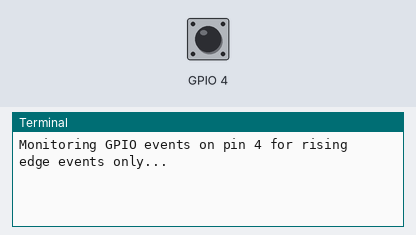
A program run on a simulated Raspberry Pi (BCM pin numbers). Parts: the last lines printed to the terminal. The test bench sets the inputs (shaded band); at power-on: GPIO 4 LOW. Web requests get an empty 200 reply after 0.4 s.

Above: at 1.2 s.
1.3 s: GPIO 4 pulled HIGH for 0.15 s
At 1.56 s:
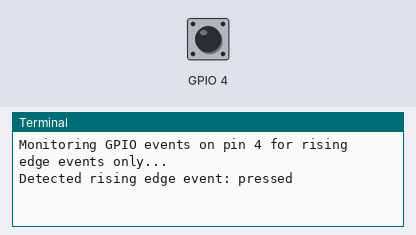
At 2.2 s:
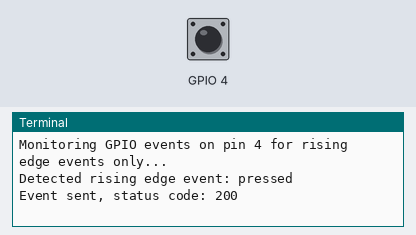

Measured:
- after the input at 1.3 s, the terminal: prints a new line at once (image 1)

The program:

button_server.py
```python
import gpiod
import requests
import time

CHIP = "gpiochip0"
LINE_OFFSET = 4

chip = gpiod.Chip(CHIP)
line = chip.get_line(LINE_OFFSET)

# Request events with a pull-down bias (adjust as needed for your wiring)
line.request(
    consumer="button-monitor",
    type=gpiod.LINE_REQ_EV_BOTH_EDGES,
    flags=gpiod.LINE_REQ_FLAG_BIAS_PULL_DOWN
)

# Optional: Debounce mechanism to filter rapid consecutive events
debounce_time = 0.5  # 200ms
last_event_time = 0

print("Monitoring GPIO events on pin 4 for rising edge events only...")

while True:
    if line.event_wait(sec=10):
        event = line.event_read()
        current_time = time.monotonic()
        # Debounce: skip events if they occur too quickly in succession
        if (current_time - last_event_time) < debounce_time:
            continue
        last_event_time = current_time

        # Only process rising edge events
        if event.type != gpiod.LineEvent.RISING_EDGE:
            continue

        # For a rising edge, we assume the button is being released
        state = "pressed"
        print(f"Detected rising edge event: {state}")

        try:
            response = requests.post("http://localhost:5000/button", json={"state": state})
            print(f"Event sent, status code: {response.status_code}")
        except Exception as e:
            print("Error sending event:", e)
```
